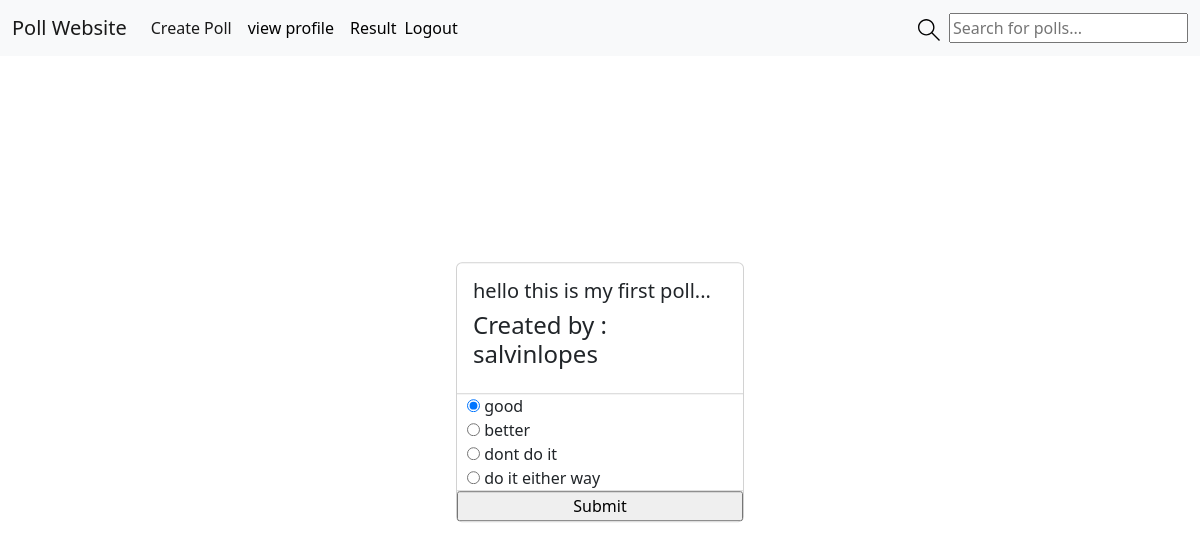
The page /poll/13 (signed in) on the database its author committed.
### base/models.py (models this page shows, shortened)
class Poll(models.Model):
    created_by = models.ForeignKey(User,on_delete=models.CASCADE)
    question = models.TextField()
    option1 = models.CharField(max_length=200)
    option2 = models.CharField(max_length = 200)
    option3 = models.CharField(max_length=200)
    option4 = models.CharField(max_length=200)

class User(AbstractBaseUser):
    email = models.EmailField(
        max_length=255,
        unique=True,
        null=True,
    )
    name = models.CharField(max_length=50, default="")
    phone_regex = RegexValidator(regex=r'^([0|+[0-9]{1,5})?([7-9][0-9]{9})$',
                                 message="Phone number must be entered in the format: '+999999999'. Up to 10 digits allowed.")
    phone = models.CharField(validators=[
        phone_regex], max_length=10, unique=True, null=True)  # validators should be a list
    is_active = models.BooleanField(default=True)
    is_admin = models.BooleanField(default=False)
    created = models.DateTimeField(auto_now_add=True, null=True)
    updated = models.DateTimeField(auto_now=True, null=True)
    objects = UserManager()
    USERNAME_FIELD = 'phone'
    REQUIRED_FIELDS = ['name', 'email']

### base/views.py (the view)
# urls.py: path('poll/<int:id>',views.getPoll, name = 'get_poll'),
@login_required(login_url='login')
def getPoll(request,id):
    user = request.user
    poll = Poll.objects.filter(id=id).first()
    if poll==None:
        return redirect('home')
    poll_response = ResponseModel.objects.filter(response_by=user,poll=poll).first()
    if poll_response:
        return redirect('home')
    if request.method == 'POST':
        option = request.POST.get('poll')
        poll_response = ResponseModel(response_by=user,poll=poll,choose=option)
        poll_response.save()
        return redirect('result')
    context = {'page':'after_login',"poll":poll}
    return render(request, 'base/poll.html', context)

### base/templates/base/poll.html (shortened to what this page needs)
{% extends 'main.html' %}
{% block content %}
    <form action="" method="POST">
        <div class="card-container">
            <div class="card" style="width: 18rem;">
                <div class="card-body">
                  <h5 class="card-title">{{poll.question}}</h5>
                  <h4>Created by : {{poll.created_by.name}}</h4>
                </div>
                <ul class="list-group list-group-flush">
                    <div style="margin-left:10px"><input value="1" checked name="poll" type="radio" id="poll1"> <label for="poll1">{{poll.option1}}<label></div>
                    <div style="margin-left:10px"><input value="2" name="poll" type="radio" id="poll2"> <label for="poll2">{{poll.option2}}<label> </div>
                    <div style="margin-left:10px"><input value="3" name="poll" type="radio" id="poll3"> <label for="poll3">{{poll.option3}}<label> </div>
                    <div style="margin-left:10px"><input value="4" name="poll" type="radio" id="poll4"> <label for="poll4">{{poll.option4}}<label> </div>
                </ul>
                <input type="submit" value="Submit" />
            </div>
        </div>
    </form>
{% endblock %}

### base/templates/base/poll.html (style rules this page uses)
.card { margin-bottom: 1rem; }
.card-container { position: absolute; top: 50%; left: 50%; transform: translate(-50%,-50%); }

### rows shown on the page
Poll: question "hello this is my first poll...", created_by.name "salvinlopes", option1 "good", option2 "better", option3 "dont do it", option4 "do it either way"
